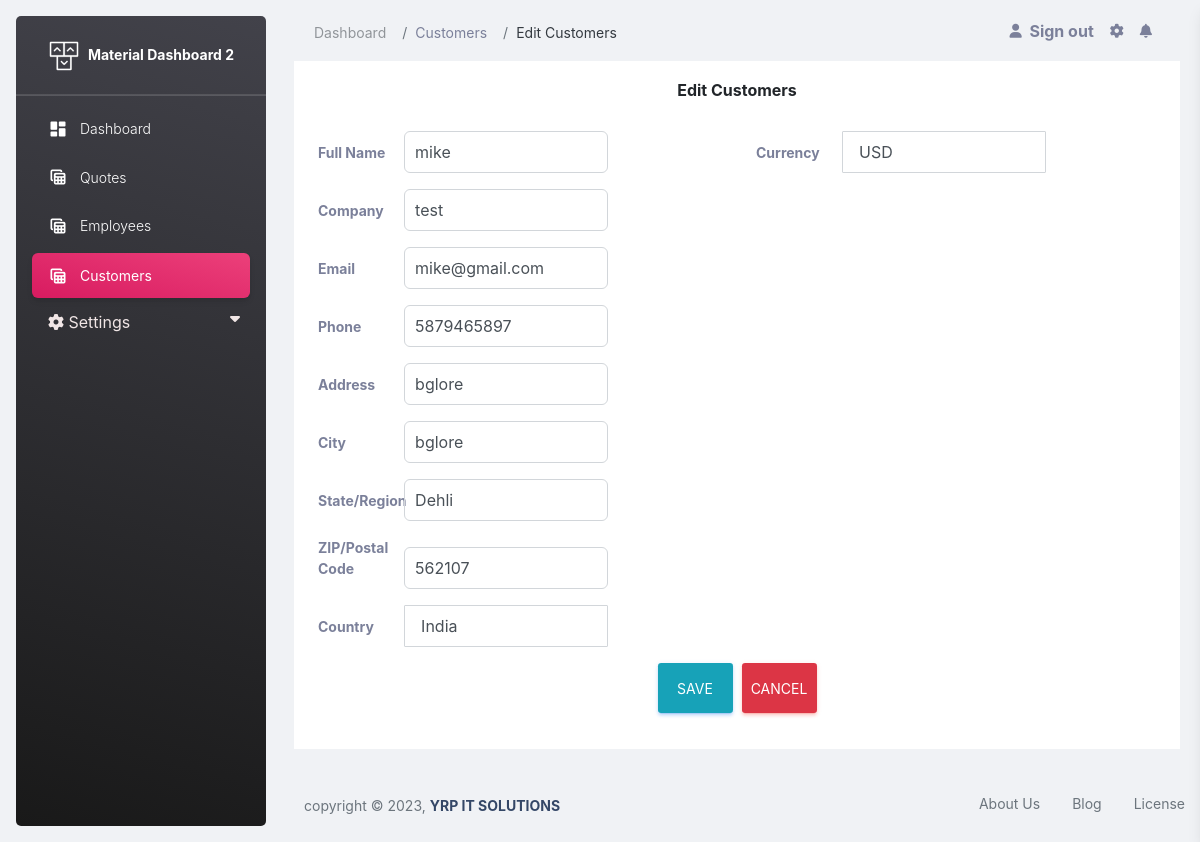
The page /pages/editcustomers.php?editid=3 on the database its author committed.
### tables this page shows
CREATE TABLE `customer` (
  `id` int(11) NOT NULL,
  `name` varchar(50) NOT NULL,
  `company` varchar(50) NOT NULL,
  `email` varchar(50) NOT NULL,
  `phone` varchar(50) NOT NULL,
  `address` varchar(50) NOT NULL,
  `city` varchar(50) NOT NULL,
  `state` varchar(50) NOT NULL,
  `zipcode` varchar(50) NOT NULL,
  `country` varchar(50) NOT NULL,
  `currency` varchar(50) NOT NULL
);

### pages/editcustomers.php (the view, shortened to what this page needs)
<?php
include("connection.php");
  $id = $_GET['editid'];
  $sql= "SELECT * FROM `customer` WHERE id = $id";
  $result = mysqli_query($con,$sql);
  $row = mysqli_fetch_assoc($result);
  $name = $row['name'];
  $company = $row['company'];
  $email = $row['email'];
  $phone = $row['phone'];
  $address = $row['address'];
  $city = $row['city'];
  $state = $row['state'];
  $zipcode = $row['zipcode'];
  $country = $row['country'];
  $currency = $row['currency'];
?>
<!DOCTYPE html>
<html lang="en">
<head>
  <link rel="stylesheet" href="./css/style.css">
<link rel="stylesheet" type="text/css" href="  https://cdnjs.cloudflare.com/ajax/libs/font-awesome/6.4.0/css/all.min.css"/>
  <link href="../assets/css/nucleo-icons.css" rel="stylesheet" />
  <link href="../assets/css/nucleo-svg.css" rel="stylesheet" />
  <link id="pagestyle" href="../assets/css/material-dashboard.css?v=3.0.0" rel="stylesheet" />
  <link rel="stylesheet" href="https://cdn.jsdelivr.net/npm/bootstrap@4.0.0/dist/css/bootstrap.min.css">
</head>
<body class="g-sidenav-show  bg-gray-200">
  <aside class="sidenav navbar navbar-vertical navbar-expand-xs border-0 border-radius-xl my-3 fixed-start ms-3   bg-gradient-dark" id="sidenav-main">
    <div class="sidenav-header">
      <a class="navbar-brand m-0" href=" https://demos.creative-tim.com/material-dashboard/pages/dashboard " target="_blank">
        <img src="../assets/img/logo-ct.png" class="navbar-brand-img h-100" alt="main_logo">
        <span class="ms-1 font-weight-bold text-white">Material Dashboard 2</span>
      </a>
    </div>
    <hr class="horizontal light mt-0 mb-2">
    <div class="collapse navbar-collapse  w-auto  max-height-vh-100" id="sidenav-collapse-main">
      <ul class="navbar-nav">
        <li class="nav-item">
          <a class="nav-link text-white " href="../pages/dashboard.php">
            <div class="text-white text-center me-2 d-flex align-items-center justify-content-center">
              <i class="material-icons opacity-10">dashboard</i>
            </div>
            <span class="nav-link-text ms-1">Dashboard</span>
          </a>
        </li>
        <li class="nav-item">
          <a class="nav-link text-white" href="../pages/tables.php">
            <div class="text-white text-center me-2 d-flex align-items-center justify-content-center">
              <i class="material-icons opacity-10">table_view</i>
            </div>
            <span class="nav-link-text ms-1">Quotes</span>
          </a>
        </li>
        <li class="nav-item">
          <a class="nav-link text-white" href="../pages/employees.php">
            <div class="text-white text-center me-2 d-flex align-items-center justify-content-center">
              <i class="material-icons opacity-10">table_view</i>
            </div>
            <span class="nav-link-text ms-1">Employees</span>
          </a>
        </li>
        <li class="nav-item">
            <a class="nav-link text-white active bg-gradient-primary " href="../pages/customers.php">
              <div class="text-white text-center me-2 d-flex align-items-center justify-content-center">
                <i class="material-icons opacity-10">table_view</i>
              </div>
              <span class="nav-link-text ms-1">Customers</span>
            </a>
          </li>
          <link rel="stylesheet" href="./css/sidebar.css">
          <div class="droupdown">
            <div class="sidenav text-white">
              <button class="dropdown-btn">
                <i class="fa-solid fa-gear"></i>
                Settings
                <i class="fa fa-caret-down"></i>
              </button>
            </div>
          </div>
      </ul>
    </div>
  </aside>
  <main class="main-content position-relative max-height-vh-100 h-100 border-radius-lg ">
    <nav class="navbar navbar-main navbar-expand-lg px-0 mx-4 shadow-none border-radius-xl" id="navbarBlur" navbar-scroll="true">
      <div class="container-fluid py-1 px-3">
        <nav aria-label="breadcrumb">
          <ol class="breadcrumb bg-transparent mb-0 pb-0 pt-1 px-0 me-sm-6 me-5">
            <li class="breadcrumb-item text-sm"><a class="opacity-5 text-dark dashnav" href="dashboard.php">Dashboard</a></li>
            <li class="breadcrumb-item text-sm text-dark" aria-current="page"><a class="pagenav" href="./customers.php">Customers</a>
            <li class="breadcrumb-item text-sm text-dark" aria-current="page">Edit Customers
            </li>
          </ol>
        </nav>
        <div class="collapse navbar-collapse mt-sm-0 mt-2 me-md-0 me-sm-4" id="navbar">
          <ul class="navbar-nav  justify-content-end">
            <li class="nav-item d-flex align-items-center">
              <a href="javascript:;" class="nav-link text-body font-weight-bold px-0">
                <i class="fa fa-user me-sm-1"></i>
                <a href="../pages/login.php" class="sign-in"> &nbsp;<span class="d-sm-inline d-none">Sign out</span></a>
              </a>
            </li>
            <li class="nav-item px-3 d-flex align-items-center">
              <a href="javascript:;" class="nav-link text-body p-0">
                <i class="fa fa-cog fixed-plugin-button-nav cursor-pointer"></i>
              </a>
            </li>
            <li class="nav-item dropdown pe-2 d-flex align-items-center">
              <a href="javascript:;" class="nav-link text-body p-0" id="dropdownMenuButton" data-bs-toggle="dropdown" aria-expanded="false">
                <i class="fa fa-bell cursor-pointer"></i>
              </a>
            </li>
          </ul>
        </div>
      </div>
    </nav>
    <form class="form-horizontal " method="post">
                          <h6 class="font-weight-bolder mb-0 headertext">Edit Customers</h6>
                            <div class="row">
                             <div  class="col-md-6 col-sm-12">
                                    <div class="form-group">
                                      <div>
                                        <label>Full Name</label>
                                        <input type="text" id="FullName" name="name" value=<?php echo $name?> class="ibox">
                                      </div>
                                    </div>
                                 <div class="form-group">
                                     <div>
                                      <label >Company</label>
                                         <input type="text"id="Company" name="company" value=<?php echo $company?> class="ibox">
                                     </div>
                                   </div>
                                 <div class="form-group">
                                     <div>
                                      <label>Email</label>
                                     <input type="email" id="Email" name="email" value=<?php echo $email?> class="ibox">
                                     </div>
                                   </div>
                                  <div class="form-group">
                                     <div>
                                      <label>Phone</label>
                                     <input type="number"id="Phone" name="phone" value=<?php echo $phone?> class="ibox">
                                     </div>
                                   </div>
                                 <div class="form-group">
                                     <div>
                                      <label>Address</label>
                                     <input type="text"id="Address" name="address" value=<?php echo $address?> class="ibox">
                                     </div>
                                   </div>
                                 <div class="form-group">
                                     <div>
                                      <label>City</label>
                                     <input type="text"id="City" name="city" value=<?php echo $city?> class="ibox">
                                     </div>
                                   </div>
                                 <div class="form-group">
                                     <div >
                                      <label>State/Region</label>
                                     <input type="text"  name="state" id="SR" value=<?php echo $state?> class="ibox">
                                     </div>
                                   </div>
                                 <div class="form-group">
                                     <div>
                                      <label>ZIP/Postal Code </label>
                                     <input type="text" name="zipcode" id="zip" value=<?php echo $zipcode?> class="ibox">
                                     </div>
                                   </div>
                               <div class="form-group">
                                <label>Country</label> <select tabindex="-1" name="country" value=<?php echo $country?> aria-hidden="true" id="Country" class="ibox">
                                         <option >India</option>
                                       </select>
                                 </div>
                             </div>
                          <div class="col-md-6 col-sm-12">
                             <div class="form-group">
                                 <div >
                                  <label for="currency">Currency</label>
                                     <select id="currency" name="currency"  value=<?php echo $currency?> class="ibox">
                                          <option >USD</option>
                                     </select>
                                 </div>
                             </div>
                          </div>
                          <div class="ibox1">
                            <button class="btn btn-info btn-sm btn-space" type="submit" name="submit" value="submit" id="submit">
                            <span>Save</span></button>   &nbsp;&nbsp;   <button type="cancel"  class="btn btn-danger btn-sm">
                              Cancel</button>
                           </div>
                            </div>
                           </form>
    <footer class="footer py-4  ">
      <div class="container-fluid">
        <div class="row align-items-center justify-content-lg-between">
          <div class="col-lg-6 mb-lg-0 mb-4">
           <div class="container copy-right-container">
            <div class="copyright text-center text-sm text-muted text-lg-start">
              copyright ©
              ,
              <a href="https://yrpitsolutions.com/" class="font-weight-bold  texthovercolor" target="_blank">YRP IT SOLUTIONS</a>
            </div>
           </div>
          </div>
          <div class="col-lg-6">
            <ul class="nav nav-footer justify-content-center justify-content-lg-end">
              <li class="nav-item">
                <a href="#" class="nav-link text-muted" target="_blank">About
                  Us</a>
              </li>
              <li class="nav-item">
                <a href="#" class="nav-link text-muted" target="_blank">Blog</a>
              </li>
              <li class="nav-item">
                <a href="#" class="nav-link pe-0 text-muted" target="_blank">License</a>
              </li>
            </ul>
          </div>
        </div>
      </div>
    </footer>
  </main>
</body>
</html>

### pages/css/style.css (style rules this page uses)
.form-horizontal { background-color: #fff; padding: 20px; margin:0px 20px 20px 20px; }
input { border: 1px solid #aaa; background-color: #fff; border-radius: 1px; display: inline-block; color: inherit; transition: border-color .15s ease-in-out 0s, box-shadow .15s ease-in-out 0s; width: 50%; padding: 0.5rem 0; font-size: 0.875rem; font-weight: 400; line-height: 1.5rem; color: #495057; background-color: transparent; background-clip: padding-box; border: 1px solid #d2d6da; -webkit-appearance: none; -moz-appearance: none; appearance: none; border-radius: 0.375rem; transition: 0.2s ease; padding-left: 10px; }
.form-group label { padding-right:10px; width: 20%; font-weight: bold; }
select { border: 1px solid #aaa; background-color: #fff; border-radius: 1px; display: inline-block; color: inherit; transition: border-color .15s ease-in-out 0s, box-shadow .15s ease-in-out 0s; width: 50%; padding: 0.5rem 1rem; font-size: 0.875rem; font-weight: 400; line-height: 1.5rem; color: #495057; background-color: transparent; background-clip: padding-box; border: 1px solid #d2d6da; -webkit-appearance: none; -moz-appearance: none; appearance: none; transition: 0.2s ease; }
.ibox1 { width: 100%; display: flex; justify-content: center; }
.ibox1 button { width: 75px; height: 50px; }

### pages/css/sidebar.css (style rules this page uses)
.droupdown .sidenav a, .dropdown-btn { padding: 6px 8px 6px 16px; text-decoration: none; color: #f1e6e6; display: block; border: none; background: none; width: 100%; text-align: left; cursor: pointer; outline: none; }
.droupdown { display: flex; justify-content: center; width: 100%; overflow: hidden; }
.sidenav { width: 230px; border-radius: 5px; }
button { height: 45px; }
.dropdown-btn { padding-left: 22px; }
.active { color: white; background-color: #e91e63; border-radius: 5px; }
.fa-caret-down { float: right; padding-right: 8px; }

### rows shown on the page
customer: name "mike", company "test", email "mike@gmail.com", phone "5879465897", address "bglore", city "bglore", state "Dehli", zipcode "562107", country "India", currency "USD"
